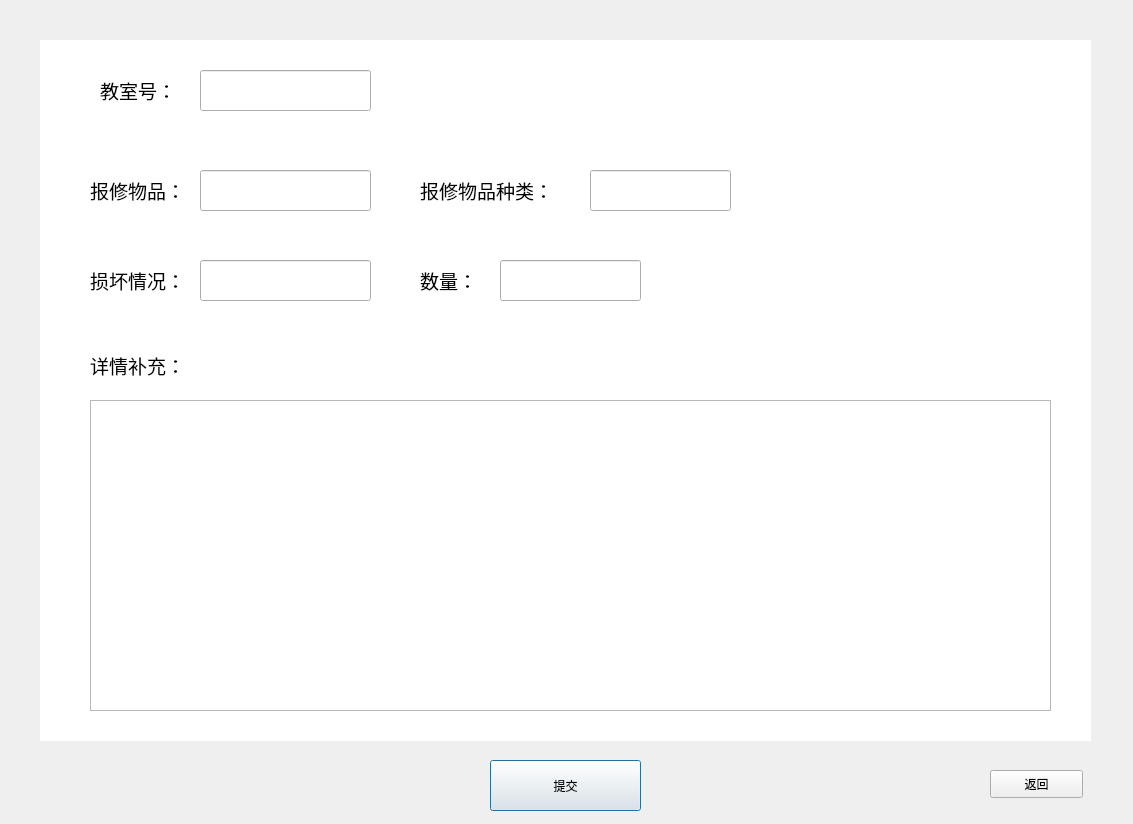
<?xml version="1.0" encoding="UTF-8"?>
<ui version="4.0">
 <class>Dialog</class>
 <widget class="QDialog" name="Dialog">
  <property name="geometry">
   <rect>
    <x>0</x>
    <y>0</y>
    <width>1133</width>
    <height>824</height>
   </rect>
  </property>
  <property name="windowTitle">
   <string>Dialog</string>
  </property>
  <widget class="QLabel" name="label_2">
   <property name="geometry">
    <rect>
     <x>40</x>
     <y>40</y>
     <width>1051</width>
     <height>701</height>
    </rect>
   </property>
   <property name="styleSheet">
    <string notr="true">QLabel{
background:white;;
}</string>
   </property>
   <property name="text">
    <string/>
   </property>
  </widget>
  <widget class="QPushButton" name="pushButton">
   <property name="geometry">
    <rect>
     <x>490</x>
     <y>760</y>
     <width>151</width>
     <height>51</height>
    </rect>
   </property>
   <property name="text">
    <string>提交</string>
   </property>
  </widget>
  <widget class="QPushButton" name="pushButton_2">
   <property name="geometry">
    <rect>
     <x>990</x>
     <y>770</y>
     <width>93</width>
     <height>28</height>
    </rect>
   </property>
   <property name="text">
    <string>返回</string>
   </property>
  </widget>
  <widget class="QLabel" name="label">
   <property name="geometry">
    <rect>
     <x>100</x>
     <y>70</y>
     <width>91</width>
     <height>41</height>
    </rect>
   </property>
   <property name="text">
    <string>&lt;html&gt;&lt;head/&gt;&lt;body&gt;&lt;p&gt;&lt;span style=&quot; font-size:14pt;&quot;&gt;教室号：&lt;/span&gt;&lt;/p&gt;&lt;/body&gt;&lt;/html&gt;</string>
   </property>
  </widget>
  <widget class="QLabel" name="label_3">
   <property name="geometry">
    <rect>
     <x>90</x>
     <y>170</y>
     <width>111</width>
     <height>41</height>
    </rect>
   </property>
   <property name="text">
    <string>&lt;html&gt;&lt;head/&gt;&lt;body&gt;&lt;p&gt;&lt;span style=&quot; font-size:14pt;&quot;&gt;报修物品：&lt;/span&gt;&lt;/p&gt;&lt;/body&gt;&lt;/html&gt;</string>
   </property>
  </widget>
  <widget class="QLabel" name="label_5">
   <property name="geometry">
    <rect>
     <x>90</x>
     <y>260</y>
     <width>111</width>
     <height>41</height>
    </rect>
   </property>
   <property name="text">
    <string>&lt;html&gt;&lt;head/&gt;&lt;body&gt;&lt;p&gt;&lt;span style=&quot; font-size:14pt;&quot;&gt;损坏情况：&lt;/span&gt;&lt;/p&gt;&lt;/body&gt;&lt;/html&gt;</string>
   </property>
  </widget>
  <widget class="QLabel" name="label_6">
   <property name="geometry">
    <rect>
     <x>420</x>
     <y>260</y>
     <width>81</width>
     <height>41</height>
    </rect>
   </property>
   <property name="text">
    <string>&lt;html&gt;&lt;head/&gt;&lt;body&gt;&lt;p&gt;&lt;span style=&quot; font-size:14pt;&quot;&gt;数量：&lt;/span&gt;&lt;/p&gt;&lt;/body&gt;&lt;/html&gt;</string>
   </property>
  </widget>
  <widget class="QLabel" name="label_7">
   <property name="geometry">
    <rect>
     <x>420</x>
     <y>170</y>
     <width>161</width>
     <height>41</height>
    </rect>
   </property>
   <property name="text">
    <string>&lt;html&gt;&lt;head/&gt;&lt;body&gt;&lt;p&gt;&lt;span style=&quot; font-size:14pt;&quot;&gt;报修物品种类：&lt;/span&gt;&lt;/p&gt;&lt;/body&gt;&lt;/html&gt;</string>
   </property>
  </widget>
  <widget class="QLabel" name="label_8">
   <property name="geometry">
    <rect>
     <x>90</x>
     <y>350</y>
     <width>111</width>
     <height>31</height>
    </rect>
   </property>
   <property name="text">
    <string>&lt;html&gt;&lt;head/&gt;&lt;body&gt;&lt;p&gt;&lt;span style=&quot; font-size:14pt;&quot;&gt;详情补充：&lt;/span&gt;&lt;/p&gt;&lt;/body&gt;&lt;/html&gt;</string>
   </property>
  </widget>
  <widget class="QLineEdit" name="lineEdit">
   <property name="geometry">
    <rect>
     <x>200</x>
     <y>70</y>
     <width>171</width>
     <height>41</height>
    </rect>
   </property>
  </widget>
  <widget class="QLineEdit" name="lineEdit_2">
   <property name="geometry">
    <rect>
     <x>200</x>
     <y>170</y>
     <width>171</width>
     <height>41</height>
    </rect>
   </property>
  </widget>
  <widget class="QLineEdit" name="lineEdit_3">
   <property name="geometry">
    <rect>
     <x>590</x>
     <y>170</y>
     <width>141</width>
     <height>41</height>
    </rect>
   </property>
  </widget>
  <widget class="QLineEdit" name="lineEdit_5">
   <property name="geometry">
    <rect>
     <x>200</x>
     <y>260</y>
     <width>171</width>
     <height>41</height>
    </rect>
   </property>
  </widget>
  <widget class="QLineEdit" name="lineEdit_6">
   <property name="geometry">
    <rect>
     <x>500</x>
     <y>260</y>
     <width>141</width>
     <height>41</height>
    </rect>
   </property>
  </widget>
  <widget class="QTextEdit" name="textEdit">
   <property name="geometry">
    <rect>
     <x>90</x>
     <y>400</y>
     <width>961</width>
     <height>311</height>
    </rect>
   </property>
  </widget>
 </widget>
 <resources/>
 <connections/>
</ui>
